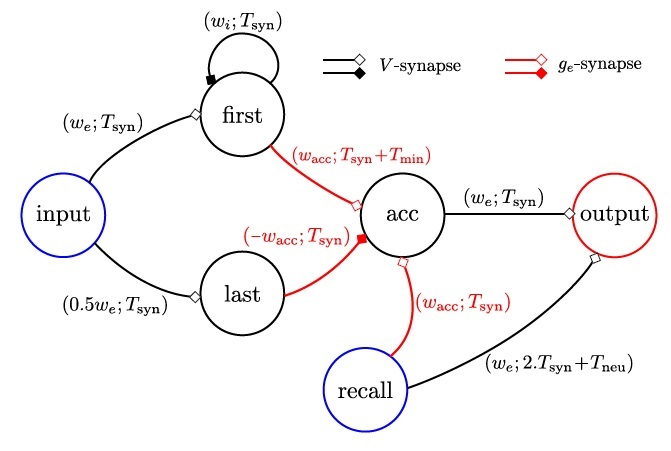
#> input picture images/InvertedMemory.jpg, 671 x 451 px; its folder holds only this picture in this run
$ python invertedmemory_v3.py
#> lines starting #> are read from the running program, lines starting #| are printed output that depends on the picture
### computation.py
# COMPUTATION CODE
# ____________________
# Definition of the different constant, classes and computation loop
#
# Written by : Marion Tormento
# July 2018
# ____________________
import matplotlib.pyplot as plt
import matplotlib.image as mpimg

# Constant
Vt = 10 #mV
Vreset = 0 #mV
taum = 100 #ms (100s ? Erreur dans le texte)
tauf = 20 #ms
Tsyn = 1 #ms
Tneu = 0.01 #ms (10us)
Tmin = 10 #ms
Tcod = 100 #ms
Tmax = Tmin + Tcod
wacc = Vt*taum/Tmax
waccb = Vt*taum/Tcod
ge = wacc
we = Vt*taum
wi = -we
dt = 1

class Network(object):
    def __init__(self, name, Neuron1, Neuron2):
        super(Network, self).__init__()
        self.name = name
        self.input = Neuron1
        self.other = Neuron2

class Neuron(object):
    def __init__(self, name):
        super(Neuron, self).__init__()
        self.name = name
        self.V = 0
        self.updateRule = []
        self.spikeTime = []
        self.actionTime = []
        self.nbSynapses = 0
        self.synapses = []
        self.isVsynapes = 0

    def voltage(self, w):
        self.updateRule.append(dt*(w/taum))

    def updateAction(self, time):
        if len(self.actionTime) < 2:
            pass
        else:
            if time >= self.actionTime[1]:
                self.updateRule[0] += self.updateRule[1]
                del self.updateRule[1], self.actionTime[0]

    def time(self, instant, timeCste):
        val = round(instant + 100*timeCste, 0)
        self.actionTime.append(val)

    def spike(self, instant):
        # val = int(instant + 100*Tneu)/100
        val = round(instant/100 + Tneu, 2)
        self.spikeTime.append(val)

    def updateSyn(self, syn):
        self.nbSynapses = len(syn)
        for post in syn:
            self.synapses.append(Synapses(post[0], post[1], post[2], post[3]))

class Synapses(object):
    def __init__(self, syn, neuron, weight, time):
        super(Synapses, self).__init__()
        self.type = syn
        self.post = neuron
        self.W = weight
        self.T = time


# Computation

def computation(network):
    inputNeuron = network.input
    otherNeuron = network.other
    computationComplete = False
    t = 0
    while computationComplete == False:
        for neuron in inputNeuron:
            for spike in neuron.spikeTime:
                spike = 100*spike
                if t == spike:
                    neuron.V += Vt
                    if neuron.V >= Vt:
                        neuron.V = Vreset
                        for synapses in neuron.synapses:
                            synapses.post.time(t, synapses.T)
                            synapses.post.voltage(synapses.W)
                            if synapses.type == 'V':
                                synapses.post.isVsynapes = 1
                            else:
                                synapses.post.isVsynapes = 0
                else:
                    try:
                        if t >= neuron.actionTime[0]:
                            neuron.updateAction(t)
                            neuron.V += neuron.updateRule[0]
                            if neuron.V >= Vt:
                                neuron.V = Vreset
                                for synapses in neuron.synapses:
                                    synapses.post.time(t, synapses.T)
                                    synapses.post.voltage(synapses.W)
                                    if synapses.type == 'V':
                                        synapses.post.isVsynapes = 1
                                    else:
                                        synapses.post.isVsynapes = 0

                            if neuron.isVsynapes == 1: # meaning its a V synapses
                                del neuron.updateRule[0], neuron.actionTime[0]
                    except IndexError:
                        pass

        for neuron in otherNeuron:
            try:
                if t >= neuron.actionTime[0]:
                    neuron.updateAction(t)
                    neuron.V += neuron.updateRule[0]
                    if neuron.V >= Vt:
                        # Neuron spiking and reset
                        neuron.spike(t)
                        neuron.V = Vreset

                        # Update the postsynaptic neuron
                        for synapses in neuron.synapses:
                            synapses.post.time(100*neuron.spikeTime[-1], synapses.T)
                            synapses.post.voltage(synapses.W)
                            if synapses.type == 'V':
                                synapses.post.isVsynapes = 1
                            else:
                                synapses.post.isVsynapes = 0
                        # reset the neuron completely
                        if neuron.isVsynapes == 0:
                            del neuron.updateRule[0], neuron.actionTime[0]

                    if neuron.isVsynapes == 1: # meaning its a V synapses
                        del neuron.updateRule[0], neuron.actionTime[0]

                    if neuron.name[0:6] == 'output' and len(neuron.spikeTime) == 2:
                        print("Computation lasted for ", neuron.spikeTime[-1], "ms")
                        computationComplete = True

            except IndexError:
                pass
        t += 1

    network.input = inputNeuron
    network.other = otherNeuron
    printResults(network)
    return network

def printResults(network):
    print(network.name)
    print("Spike time for each neuron")
    for neuron in network.input:
        print(neuron.name,": ", neuron.spikeTime)
    for neuron in network.other:
        print(neuron.name, ": ", neuron.spikeTime)
    expectedResult = 0
    if network.name == "Inverted Memory":
        expectedResult = round(Tmax-(network.input[0].spikeTime[1]-network.input[0].spikeTime[0]-Tmin),2)
    elif network.name == "Memory":
        expectedResult = round(network.input[0].spikeTime[1]-network.input[0].spikeTime[0],2)
    elif network.name == "Minimum":
        expectedResult = round(min(network.input[0].spikeTime[1]-network.input[0].spikeTime[0], network.input[1].spikeTime[1]-network.input[1].spikeTime[0]),2)
    elif network.name == "Maximum":
        expectedResult = round(max(network.input[0].spikeTime[1]-network.input[0].spikeTime[0], network.input[1].spikeTime[1]-network.input[1].spikeTime[0]),2)
    elif network.name == "Subtractor":
        expectedResult = round(Tmin + abs(network.input[0].spikeTime[1]-network.input[1].spikeTime[1]),2)

    try:
        obtainedResult = round(network.other[-1].spikeTime[1]-network.other[-1].spikeTime[0],2)
        plotNetwork(network)
        plotChronogram(network, network.other[-1].spikeTime[1])

    except IndexError:
        obtainedResult = round(network.other[-2].spikeTime[1]-network.other[-2].spikeTime[0],2)
        plotNetwork(network)
        plotChronogram(network, network.other[-2].spikeTime[1])


    print("DTout - Result expected:", expectedResult, " / Result obtained with the network: ", obtainedResult)
    print("Error: ", round((expectedResult - obtainedResult)/expectedResult*100,2) )

def plotNetwork(network):
    plt.figure(1)
    title = network.name
    title = title.replace(" ", "")
    image = mpimg.imread("images/"+title+'.jpg')
#> image is the input picture: shape (451, 671, 3); mean R, G, B 247.5, 246.1, 246.6
    plt.imshow(image)
    plt.xticks([])
    plt.yticks([])
    plt.title(network.name + " network")

def plotChronogram(network, compTime):
#> called with compTime = 177
    plt.figure(2)
    nbPlot = len(network.input) + len(network.other)
    fig = int(nbPlot*100+10)

    for i in range(nbPlot):
        fig += 1
        plt.subplot(fig)

        if i < len(network.input):
            plt.hist(network.input[i].spikeTime, range=(0, compTime), rwidth=0.05)
            # plt.xlabel('time (ms)')
            plt.ylabel(network.input[i].name)
            plt.yticks([])
        else:
            plt.hist(network.other[i-len(network.input)].spikeTime, range=(0, compTime), rwidth=0.05)
            # plt.xlabel('time (ms)')
            plt.ylabel(network.other[i-len(network.input)].name)
            plt.yticks([])
    plt.xlabel('time (ms)')
    title = "Chonogram of the " + network.name + " network"
    plt.suptitle(title)
    plt.show()
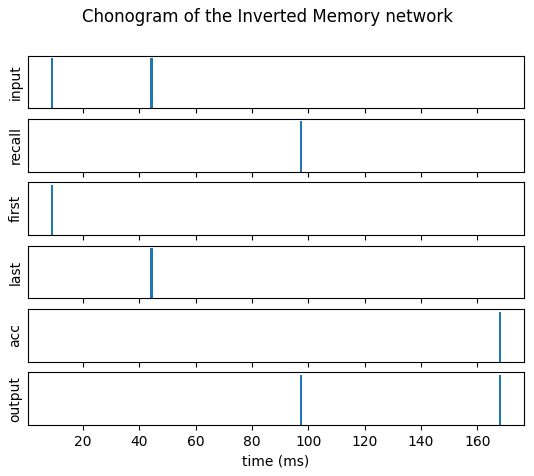
#> figure drawn by matplotlib, 6 panels

### invertedmemory_v3.py
# INVERTED MEMORY V3.0
# ____________________
# Improved version of an inverted memory network following STICK using Neuron and Synapses class.
# Potentially easily scalable
# input: input spike and recall spike
# output: spiking time for each neuron, and comparison to the expected value
#
# Written by : Marion Tormento
# July 2018
# ____________________

from computation import *

# Initialisation
# Create the neurons
inpt = Neuron('input')
first = Neuron('first')
last = Neuron('last')
acc = Neuron('acc')
recall = Neuron('recall')
output = Neuron('output')
inputNeuron = [inpt, recall]
otherNeuron = [first, last, acc, output]

# Update the spike and synapses for each neuron
inpt.spikeTime = [0,  45.02]
inpt.updateSyn([['V', first, we, Tsyn], ['V', last, 0.5*we, Tsyn]])
recall.spikeTime = [100]
recall.updateSyn([['ge', acc, wacc/100, Tsyn], ['V', output,we, 2*Tsyn+Tneu]])
first.updateSyn([['V', first, wi, Tsyn], ['ge', acc, wacc/100, Tsyn+Tmin]])
last.updateSyn([['ge', acc, -wacc/100, Tsyn]])
acc.updateSyn([['V', output, we, Tsyn]])

# Init and compute the network
invertedMemory = Network("Inverted Memory", inputNeuron, otherNeuron)
invertedMemory = computation(invertedMemory)
